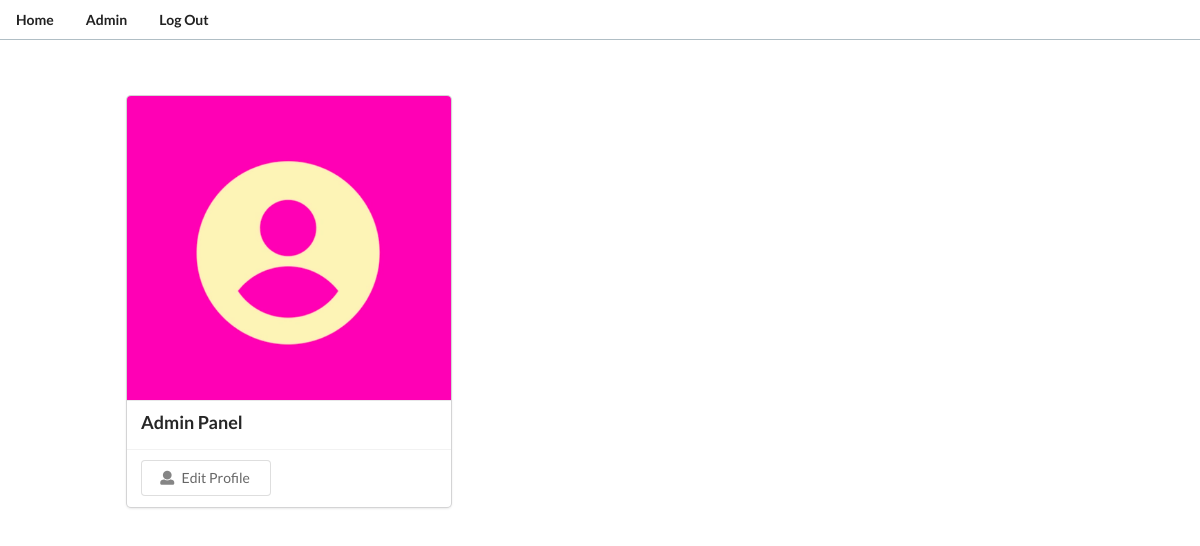
Page /profiles/ (signed in) on the committed database.
### profiles/models.py (models this page shows)
class Profile(models.Model):
    user           = models.OneToOneField(User, on_delete=models.CASCADE)
    role           = models.CharField(max_length=20, choices=PROFILE_TYPE_CHOICES)
    profilePicture = models.ImageField(default='userPlaceHolder.png', upload_to='ProfilePictures')
    firstName      = models.CharField(max_length=35, blank=True)
    lastName       = models.CharField(max_length=35, blank=True)
    email          = models.EmailField(max_length=90, blank=True)
    updated        = models.TimeField(auto_now=True)
    created        = models.TimeField(auto_now_add=True)
    def __str__(self):
        return f"{self.user.username}"

### profiles/views.py (the view)
# urls.py: path('', views.profileView, name='profile'),
@login_required
def profileView(request):
    profile       = Profile.objects.get(user=request.user) #logged in profile
    profileEvents = Event.objects.filter(organizer=profile)
    template      = loader.get_template('profiles/profile.html')
    context  = {
        'profile'       : profile,
        'profileEvents' : profileEvents,
    }
    return HttpResponse(template.render(context, request))

### profiles/templates/profiles/profile.html (shortened to what this page needs)
<head>
    {% extends 'base.html' %}
    {% load static %}
{% block content %}
{% include 'events/navigationBar.html' %}
<div class="ui link cards" id="profileParentDiv">
    <div class="card" id="profileCard">
        <div class="image">
            <img src={{profile.profilePicture.url}}> {% comment %} profile picture {% endcomment %}
        </div>
        <div class="content">
            <div class="header">{{profile.firstName}}  {{profile.lastName}} </div>
        </div>
        <div class="extra content">
            <button class="ui basic button" onclick="profileEdit()">
                <i class="icon user"></i>Edit Profile
            </button>
        </div>
    </div>
</div>
{% endblock content %}

### events/templates/events/navigationBar.html (shortened to what this page needs)
<head>
  {% load static %}
</head>
{% block content %}
<div class="ui secondary pointing menu" id="navbarMainDiv">
  <a class="item" href="{% url 'events:home' %}"><b>Home</b></a>
  <a class="item" href="{% url 'profiles:profile' %}" ><b>{{profile.user}}</b></a>
  <a class="item" href="{% url 'login' %}"><b>Log Out</b></a>
</div>
{% endblock content %}

### staticFiles/style.css (style rules this page uses)
#navbarMainDiv { width: 100%; border-bottom: 1px solid #B0BEC5; }
#profileParentDiv { display: flex; width: 100%; margin-top: 30px; padding-left: 10%; align-items: center; flex-direction: row; }
#profileCard { width: 30%; }

### rows in the picture
Profile: user "Admin", profilePicture (placeholder picture), firstName "Admin", lastName "Panel"
